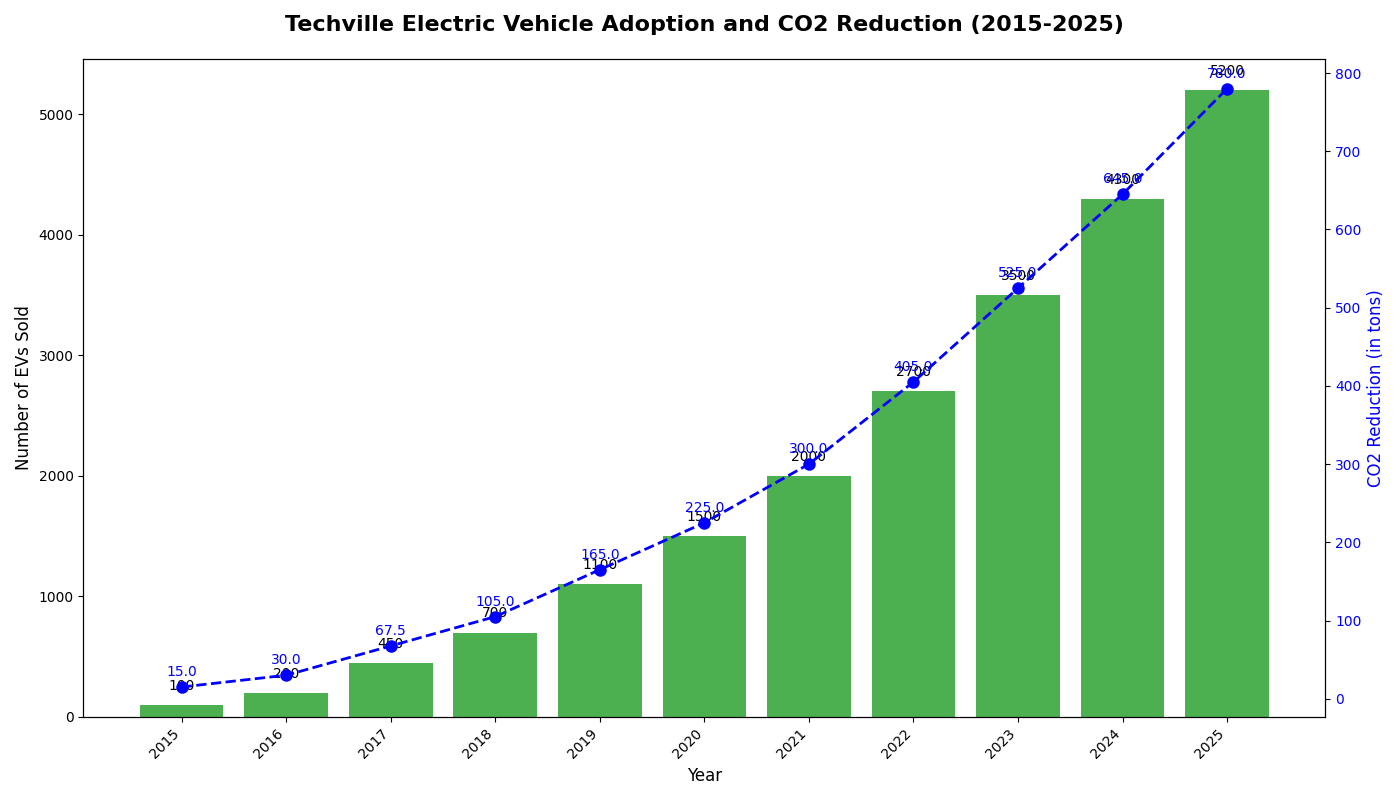

Recreate this plot in Python.
import matplotlib.pyplot as plt
import numpy as np

years = np.arange(2015, 2026)
ev_sales = [100, 200, 450, 700, 1100, 1500, 2000, 2700, 3500, 4300, 5200]
co2_reduction = np.array(ev_sales) * 0.15

fig, ax1 = plt.subplots(figsize=(14, 8))

bars = ax1.bar(years, ev_sales, color='#4CAF50')

for bar in bars:
    yval = bar.get_height()
    ax1.text(bar.get_x() + bar.get_width() / 2, yval + 100, f'{yval}', ha='center', va='bottom', fontsize=10, color='black')

ax1.set_xlabel('Year', fontsize=12)
ax1.set_ylabel('Number of EVs Sold', fontsize=12)
ax1.set_title('Techville Electric Vehicle Adoption and CO2 Reduction (2015-2025)', fontsize=16, fontweight='bold', pad=20)
ax1.set_xticks(years)
ax1.set_xticklabels(years, rotation=45, ha='right')

ax2 = ax1.twinx()
ax2.plot(years, co2_reduction, color='blue', linestyle='--', marker='o', linewidth=2, markersize=8)
ax2.set_ylabel('CO2 Reduction (in tons)', fontsize=12, color='blue')
ax2.tick_params(axis='y', labelcolor='blue')

for i, reduction in enumerate(co2_reduction):
    ax2.text(years[i], reduction + 10, f'{reduction:.1f}', ha='center', va='bottom', fontsize=10, color='blue')

plt.tight_layout()
plt.show()
